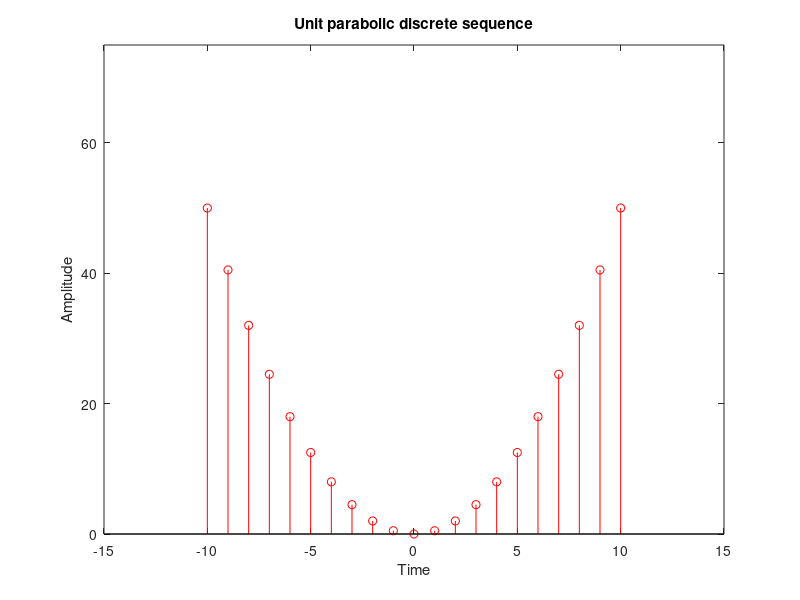

This figure's MATLAB source:
close all;
clear;
n=-10:1:10;
y=0.5*(n.^2);
stem(n,y,'r');
xlabel('Time');
ylabel('Amplitude');
title('Unit parabolic discrete sequence');
axis([-15 15 0 75]);
